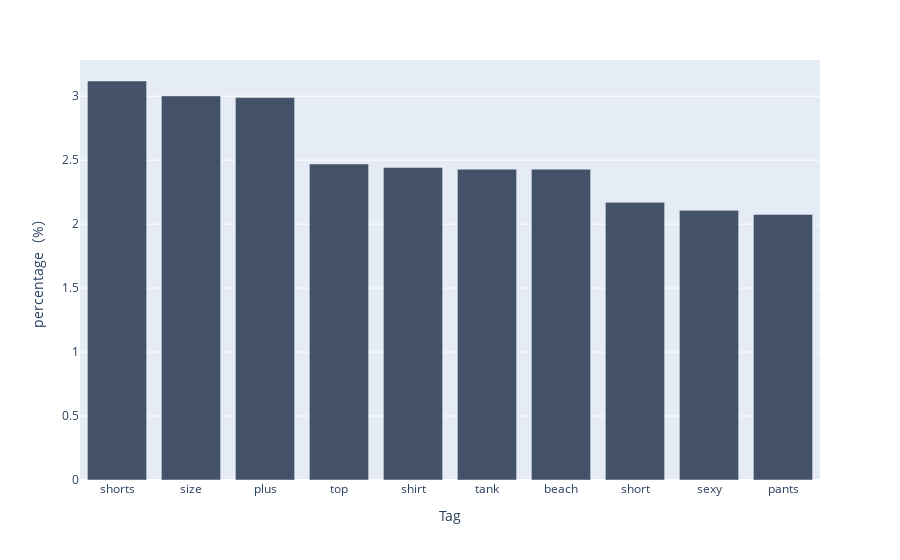

The notebook cell this image was saved under:
### Code cell
import plotly.express as px
px.bar(c1.head(10),'Tag','percentage（%）',color_discrete_sequence =['#435268']*10)

### Figure 1 — Plotly figure (JSON) as saved in the notebook; plotly's stock layout.template omitted (floating-point values rounded to 4 significant figures)
{"data": [{"alignmentgroup": "True", "hovertemplate": "Tag=%{x}<br>percentage（%）=%{y}<extra></extra>", "legendgroup": "", "marker": {"color": "#435268", "pattern": {"shape": ""}}, "name": "", "offsetgroup": "", "orientation": "v", "showlegend": false, "textposition": "auto", "type": "bar", "x": ["shorts", "size", "plus", "top", "shirt", "tank", "beach", "short", "sexy", "pants"], "xaxis": "x", "y": [3.119, 3.002, 2.989, 2.47, 2.443, 2.43, 2.43, 2.17, 2.107, 2.076], "yaxis": "y"}], "layout": {"barmode": "relative", "legend": {"tracegroupgap": 0}, "margin": {"t": 60}, "xaxis": {"anchor": "y", "domain": [0, 1], "title": {"text": "Tag"}}, "yaxis": {"anchor": "x", "domain": [0, 1], "title": {"text": "percentage（%）"}}}}
